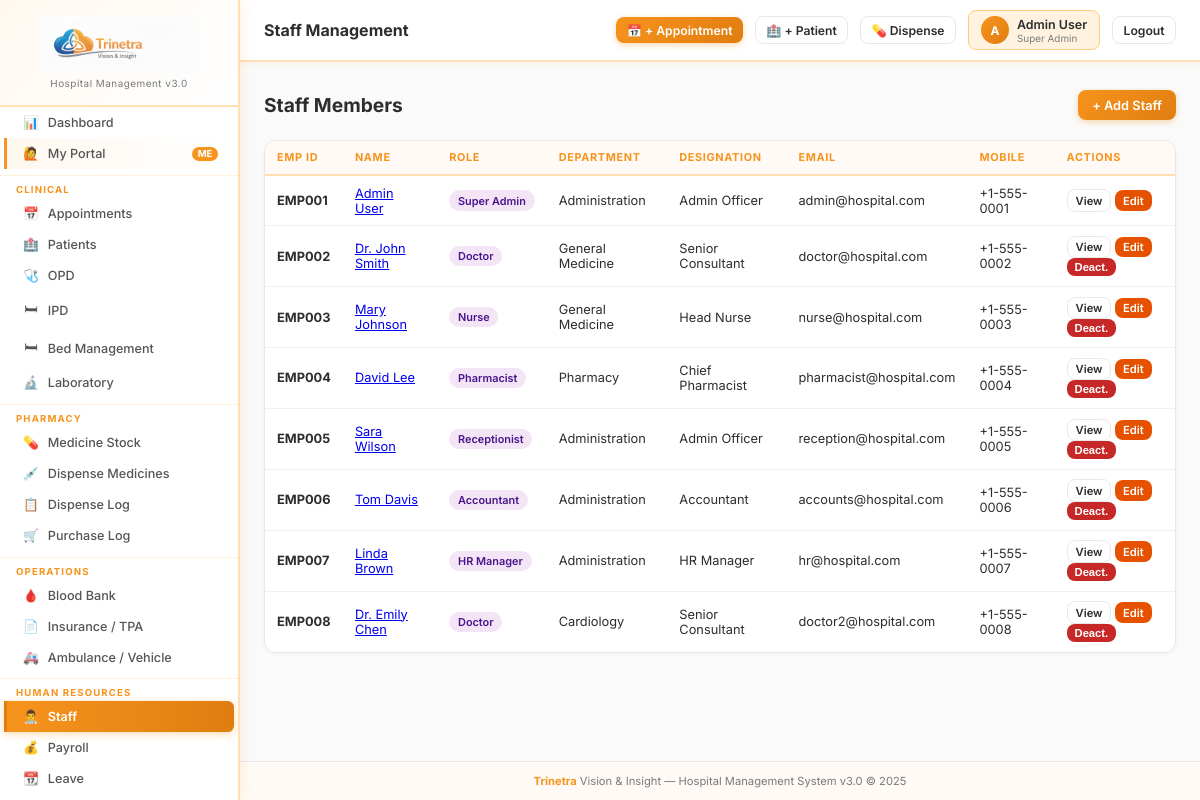
The page /staff (signed in) on the database its author committed.
### tables this page shows
CREATE TABLE roles (
    id INTEGER PRIMARY KEY AUTOINCREMENT, name TEXT NOT NULL UNIQUE,
    description TEXT DEFAULT '', is_active INTEGER DEFAULT 1
);

CREATE TABLE staff (
    id INTEGER PRIMARY KEY AUTOINCREMENT, employee_id TEXT UNIQUE,
    name TEXT NOT NULL, surname TEXT DEFAULT '', email TEXT UNIQUE,
    password TEXT DEFAULT '', phone TEXT DEFAULT '', mobileno TEXT DEFAULT '',
    gender TEXT DEFAULT '', dob TEXT DEFAULT '', blood_group TEXT DEFAULT '',
    date_of_joining TEXT DEFAULT '', address TEXT DEFAULT '',
    department INTEGER DEFAULT 0, designation INTEGER DEFAULT 0,
    qualification TEXT DEFAULT '', experience TEXT DEFAULT '',
    basic_salary REAL DEFAULT 0, bank_name TEXT DEFAULT '',
    bank_account TEXT DEFAULT '', emergency_contact TEXT DEFAULT '',
    note TEXT DEFAULT '', is_active INTEGER DEFAULT 1,
    created_at TEXT DEFAULT CURRENT_TIMESTAMP,
    FOREIGN KEY (department) REFERENCES department(id)
);

CREATE TABLE department (
    id INTEGER PRIMARY KEY AUTOINCREMENT, department_name TEXT NOT NULL,
    description TEXT DEFAULT '', is_active INTEGER DEFAULT 1
);

CREATE TABLE staff_designation (
    id INTEGER PRIMARY KEY AUTOINCREMENT, designation TEXT NOT NULL
);

### app.py (the view)
@app.route('/staff')
@perm_required('staff','view')
def staff_list():
    rows = qdb("""SELECT staff.*,roles.name as role_name,department.department_name,staff_designation.designation as designation_name
        FROM staff LEFT JOIN staff_roles ON staff_roles.staff_id=staff.id
        LEFT JOIN roles ON roles.id=staff_roles.role_id
        LEFT JOIN department ON department.id=staff.department
        LEFT JOIN staff_designation ON staff_designation.id=staff.designation
        WHERE staff.is_active=1 ORDER BY staff.employee_id""")
    return render_template('staff/list.html', staff_list=rows)

### app.py (called while the page is built)
def get_db():
    db = getattr(g, '_database', None)
    if db is None:
        db = g._database = sqlite3.connect(DATABASE)
        db.row_factory = sqlite3.Row
        db.execute("PRAGMA foreign_keys = ON")
    return db

@app.teardown_appcontext
def close_connection(exception):
    db = getattr(g, '_database', None)
    if db is not None: db.close()

def qdb(query, args=(), one=False):
    cur = get_db().execute(query, args)
    rv = cur.fetchall()
    return (rv[0] if rv else None) if one else rv

def get_user(): return session.get('hospitaladmin', {})

def get_user_permissions():
    user = get_user()
    if not user: return {}
    if user.get('roles') == 'Super Admin':
        return {m: {'view':True,'add':True,'edit':True,'delete':True} for m in ALL_MODULES}
    role_id = user.get('role_id', 0)
    rows = qdb("SELECT module,can_view,can_add,can_edit,can_delete FROM role_permissions WHERE role_id=?", (role_id,))
    return {r['module']: {'view':bool(r['can_view']),'add':bool(r['can_add']),'edit':bool(r['can_edit']),'delete':bool(r['can_delete'])} for r in rows}

def perm_required(module, action='view'):
    def decorator(f):
        @wraps(f)
        def decorated(*args, **kwargs):
            if 'hospitaladmin' not in session:
                return redirect(url_for('login'))
            user = get_user()
            if user.get('roles') == 'Super Admin':
                return f(*args, **kwargs)
            perms = get_user_permissions()
            if not perms.get(module, {}).get(action):
                flash(f'Access denied: {action} permission required for {module}.', 'danger')
                return redirect(url_for('dashboard'))
            return f(*args, **kwargs)
        return decorated
    return decorator

@app.context_processor
def inject_globals():
    user = get_user()
    perms = get_user_permissions() if user else {}
    settings = {}
    if user:
        try:
            rows = qdb("SELECT name,value FROM sch_settings")
            settings = {r['name']: r['value'] for r in rows}
        except: pass
    return dict(current_user=type('U', (), user)() if user else None,
                user_perms=perms, settings=settings,
                ALL_MODULES=ALL_MODULES)

### templates/staff/list.html
{% extends 'base.html' %}{% block title %}Staff{% endblock %}{% block page_title %}Staff Management{% endblock %}{% block content %}
<div class="page-header"><div><h1>Staff Members</h1></div>{% if user_perms.get('staff',{}).get('add') %}<a href="{{ url_for('staff_add') }}" class="btn btn-primary">+ Add Staff</a>{% endif %}</div>
<div class="card"><div class="card-body p-0"><div class="table-wrap"><table>
<thead><tr><th>Emp ID</th><th>Name</th><th>Role</th><th>Department</th><th>Designation</th><th>Email</th><th>Mobile</th><th>Actions</th></tr></thead>
<tbody>{% for s in staff_list %}<tr>
  <td><strong>{{ s.employee_id or "—" }}</strong></td>
  <td><a href="{{ url_for('staff_view',sid=s.id) }}">{{ s.name }} {{ s.surname }}</a></td>
  <td><span class="badge badge-purple">{{ s.role_name or "Staff" }}</span></td>
  <td>{{ s.department_name or "—" }}</td><td>{{ s.designation_name or "—" }}</td>
  <td>{{ s.email }}</td><td>{{ s.mobileno or s.phone or "—" }}</td>
  <td>
    <a href="{{ url_for('staff_view',sid=s.id) }}" class="btn btn-secondary btn-xs">View</a>
    {% if user_perms.get('staff',{}).get('edit') %}<a href="{{ url_for('staff_edit',sid=s.id) }}" class="btn btn-warning btn-xs">Edit</a>{% endif %}
    {% if user_perms.get('staff',{}).get('delete') and s.id != current_user.id %}<form method="POST" action="{{ url_for('staff_delete',sid=s.id) }}" style="display:inline" onsubmit="return confirm('Deactivate?')"><button class="btn btn-danger btn-xs">Deact.</button></form>{% endif %}
  </td>
</tr>{% else %}<tr><td colspan="8" class="text-center text-muted" style="padding:2rem">No staff found.</td></tr>{% endfor %}</tbody>
</table></div></div></div>{% endblock %}

### templates/base.html (shortened to what this page needs)
<!DOCTYPE html>
<html lang="en">
<head>
</head>
<body>
{% if current_user %}
<nav class="sidebar">
  <div class="sidebar-brand">
    <img alt="Trinetra Vision & Insight">
    <div class="version">Hospital Management v3.0</div>
  </div>
  {% if user_perms.get('dashboard',{}).get('view',True) %}
  <a href="{{ url_for('dashboard') }}" class="{{ 'active' if request.endpoint=='dashboard' }}"><i class="icon">📊</i>Dashboard</a>
  {% endif %}
  <a href="/my"
     class="{{ 'active' if (request.endpoint or '').startswith('my_') }}"
     style="{% if not (request.endpoint or '').startswith('my_') %}background:linear-gradient(90deg,#fff8f0,#fff);border-left:3px solid #F7941D;{% endif %}">
    <i class="icon">🙋</i>
    <span style="flex:1;">My Portal</span>
    <span style="font-size:.6rem;background:#F7941D;color:#fff;padding:.1rem .35rem;border-radius:.75rem;font-weight:700;">ME</span>
  </a>
  <div class="sidebar-section">Clinical</div>
  {% if user_perms.get('appointments',{}).get('view') %}<a href="{{ url_for('appointments') }}" class="{{ 'active' if 'appointment' in (request.endpoint or '') }}"><i class="icon">📅</i>Appointments</a>{% endif %}
  {% if user_perms.get('patients',{}).get('view') %}<a href="{{ url_for('patients') }}" class="{{ 'active' if 'patient' in (request.endpoint or '') and 'blood' not in (request.endpoint or '') }}"><i class="icon">🏥</i>Patients</a>{% endif %}
  {% if user_perms.get('opd',{}).get('view') %}<a href="{{ url_for('opd') }}" class="{{ 'active' if request.endpoint=='opd' }}"><i class="icon">🩺</i>OPD</a>{% endif %}
  {% if user_perms.get('ipd',{}).get('view') %}<a href="{{ url_for('ipd') }}" class="{{ 'active' if request.endpoint=='ipd' }}"><i class="icon">🛏</i>IPD</a>{% endif %}
  {% if user_perms.get('beds',{}).get('view') %}<a href="{{ url_for('beds') }}" class="{{ 'active' if 'bed' in (request.endpoint or '') }}"><i class="icon">🛏</i>Bed Management</a>{% endif %}
  {% if user_perms.get('lab',{}).get('view') %}<a href="{{ url_for('lab') }}" class="{{ 'active' if 'lab' in (request.endpoint or '') }}"><i class="icon">🔬</i>Laboratory</a>{% endif %}
  <div class="sidebar-section">Pharmacy</div>
  {% if user_perms.get('pharmacy',{}).get('view') %}
  <a href="{{ url_for('pharmacy_list') }}" class="{{ 'active' if request.endpoint=='pharmacy_list' }}"><i class="icon">💊</i>Medicine Stock</a>
  <a href="{{ url_for('pharmacy_dispense') }}" class="{{ 'active' if request.endpoint=='pharmacy_dispense' }}"><i class="icon">💉</i>Dispense Medicines</a>
  <a href="{{ url_for('pharmacy_dispense_all') }}" class="{{ 'active' if request.endpoint=='pharmacy_dispense_all' }}"><i class="icon">📋</i>Dispense Log</a>
  <a href="{{ url_for('pharmacy_purchases') }}" class="{{ 'active' if request.endpoint=='pharmacy_purchases' }}"><i class="icon">🛒</i>Purchase Log</a>
  {% endif %}
  <div class="sidebar-section">Operations</div>
  {% if user_perms.get('bloodbank',{}).get('view') %}<a href="{{ url_for('bloodbank') }}" class="{{ 'active' if 'bloodbank' in (request.endpoint or '') }}"><i class="icon">🩸</i>Blood Bank</a>{% endif %}
  {% if user_perms.get('insurance',{}).get('view') %}<a href="{{ url_for('insurance') }}" class="{{ 'active' if 'insurance' in (request.endpoint or '') }}"><i class="icon">📄</i>Insurance / TPA</a>{% endif %}
  {% if user_perms.get('vehicle',{}).get('view') %}<a href="{{ url_for('vehicle_list') }}" class="{{ 'active' if 'vehicle' in (request.endpoint or '') }}"><i class="icon">🚑</i>Ambulance / Vehicle</a>{% endif %}
  <div class="sidebar-section">Human Resources</div>
  {% if user_perms.get('staff',{}).get('view') %}<a href="{{ url_for('staff_list') }}" class="{{ 'active' if request.endpoint in ['staff_list','staff_view','staff_edit'] }}"><i class="icon">👨‍⚕️</i>Staff</a>{% endif %}
  {% if user_perms.get('payroll',{}).get('view') %}<a href="{{ url_for('payroll_list') }}" class="{{ 'active' if 'payroll' in (request.endpoint or '') }}"><i class="icon">💰</i>Payroll</a>{% endif %}
  {% if user_perms.get('hr_leave',{}).get('view') %}<a href="{{ url_for('hr_leave') }}" class="{{ 'active' if 'leave' in (request.endpoint or '') }}"><i class="icon">📆</i>Leave</a>{% endif %}
  {% if user_perms.get('hr_attendance',{}).get('view') %}<a href="{{ url_for('hr_attendance') }}" class="{{ 'active' if 'attendance' in (request.endpoint or '') }}"><i class="icon">✅</i>Attendance</a>{% endif %}
</nav>
<div class="main-wrap">
  <div class="topbar">
    <div class="topbar-left">
      <div class="topbar-title">{% block page_title %}Dashboard{% endblock %}</div>
    </div>
    <div class="topbar-right">
      {% if user_perms.get('appointments',{}).get('add') %}
      <a href="{{ url_for('appointment_add') }}" class="btn btn-primary btn-sm">📅 + Appointment</a>
      {% endif %}
      {% if user_perms.get('patients',{}).get('add') %}
      <a href="{{ url_for('patient_add') }}" class="btn btn-secondary btn-sm">🏥 + Patient</a>
      {% endif %}
      {% if user_perms.get('pharmacy',{}).get('add') %}
      <a href="{{ url_for('pharmacy_dispense') }}" class="btn btn-secondary btn-sm">💊 Dispense</a>
      {% endif %}
      <div class="user-badge">
        <div class="user-avatar">{{ current_user.username[:1].upper() if current_user else 'U' }}</div>
        <div>
          <div class="user-name">{{ current_user.username if current_user else '' }}</div>
          <div class="user-role">{{ current_user.roles if current_user else '' }}</div>
        </div>
      </div>
      <a href="{{ url_for('logout') }}" class="btn btn-secondary btn-sm">Logout</a>
    </div>
  </div>
  <div class="flash-wrap">
  </div>
  <div class="content">{% block content %}{% endblock %}</div>
  <div style="text-align:center;padding:.75rem;font-size:.7rem;color:var(--muted);border-top:1px solid var(--border);background:#fffaf5;">
    <strong style="color:var(--brand-orange);">Trinetra</strong> Vision &amp; Insight &mdash; Hospital Management System v3.0 &copy; 2025
  </div>
</div>
{% endif %}
</body>
</html>

### rows shown on the page
roles: name "Super Admin"
staff: employee "EMP001", name "Admin", surname "User", name "Super Admin", department_name "Administration", designation "Admin Officer", email "admin@hospital.com", mobileno "+1-555-0001"
staff: employee "EMP002", name "Dr. John", surname "Smith", name "Doctor", department_name "General Medicine", designation "Senior Consultant", email "doctor@hospital.com", mobileno "+1-555-0002"
staff: employee "EMP003", name "Mary", surname "Johnson", name "Nurse", department_name "General Medicine", designation "Head Nurse", email "nurse@hospital.com", mobileno "+1-555-0003"
staff: employee "EMP004", name "David", surname "Lee", name "Pharmacist", department_name "Pharmacy", designation "Chief Pharmacist", email "pharmacist@hospital.com", mobileno "+1-555-0004"
staff: employee "EMP005", name "Sara", surname "Wilson", name "Receptionist", department_name "Administration", designation "Admin Officer", email "reception@hospital.com", mobileno "+1-555-0005"
staff: employee "EMP006", name "Tom", surname "Davis", name "Accountant", department_name "Administration", designation "Accountant", email "accounts@hospital.com", mobileno "+1-555-0006"
staff: employee "EMP007", name "Linda", surname "Brown", name "HR Manager", department_name "Administration", designation "HR Manager", email "hr@hospital.com", mobileno "+1-555-0007"
staff: employee "EMP008", name "Dr. Emily", surname "Chen", name "Doctor", department_name "Cardiology", designation "Senior Consultant", email "doctor2@hospital.com", mobileno "+1-555-0008"

### other values the page prints
{{ current_user.username[:1].upper() if current_user else 'U' }} "A"
{{ current_user.username if current_user else '' }} "Admin User"
